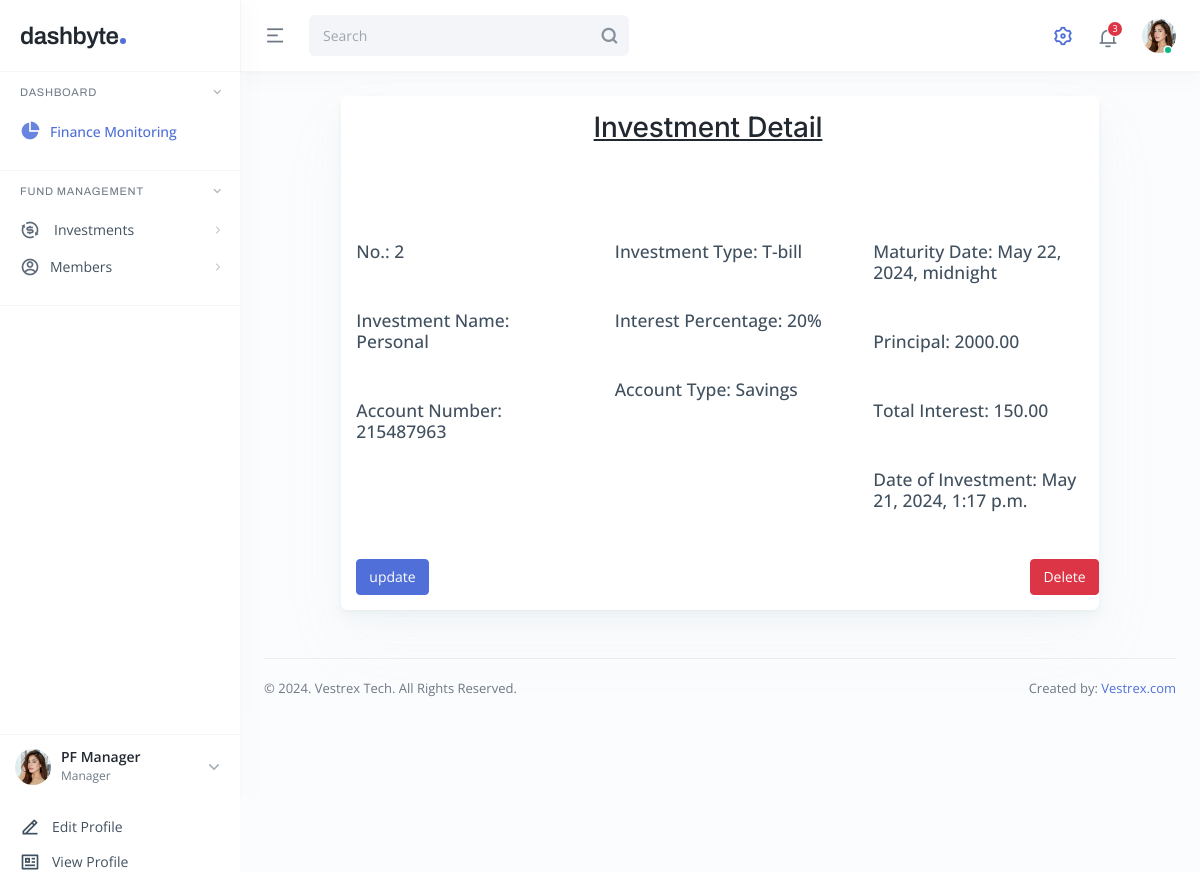
The app's page /fund/investmentDetail/2/, older data.
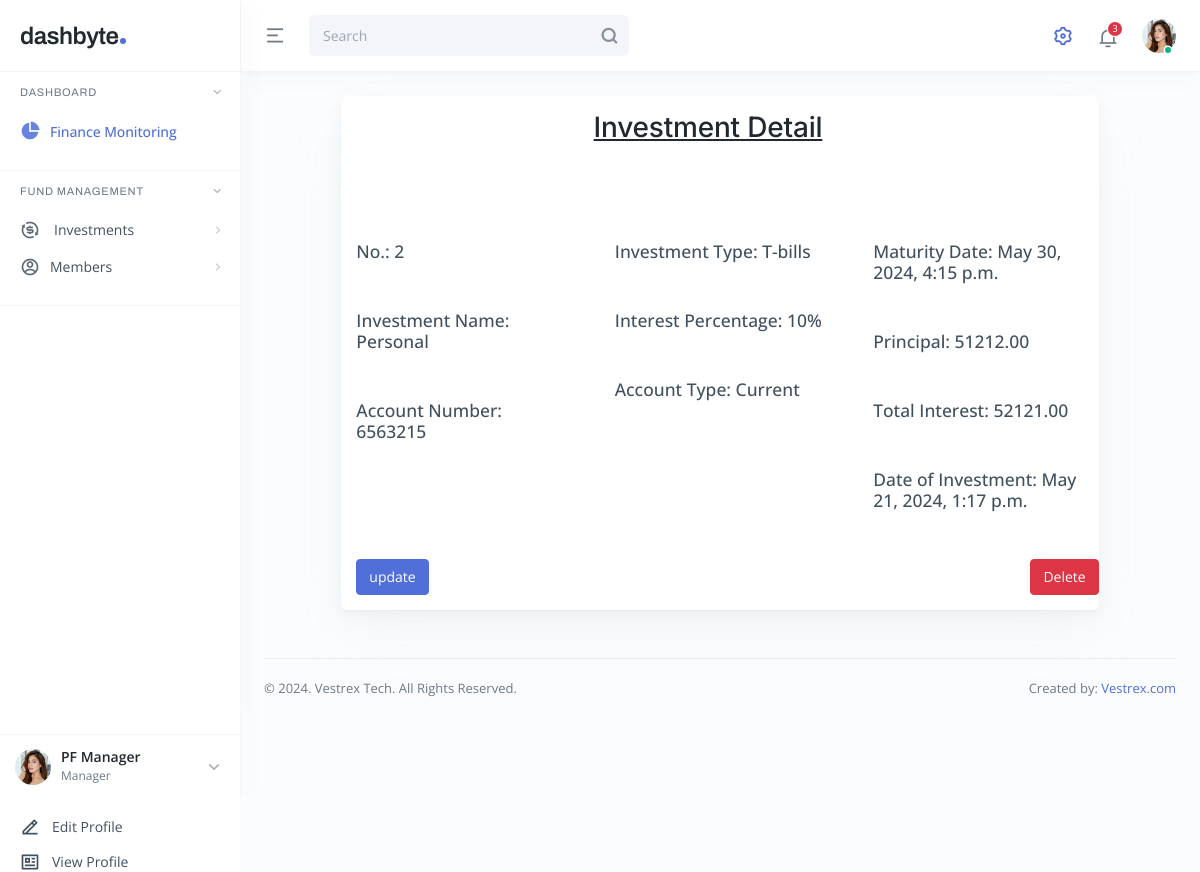
The same page, newer data.
### Fund/models.py (models this page shows, shortened)
class InvestmentDetail(models.Model):
    investment_type = models.CharField(max_length=50)
    account_type = models.CharField(max_length=50)
    account_name = models.CharField(max_length=50)
    account_number = models.IntegerField(unique=True)
    principal_amount = models.DecimalField(decimal_places=2, max_digits=10)
    interest_percentage = models.IntegerField()
    interest_amount = models.DecimalField(decimal_places=2, max_digits=10)
    interest_start_date = models.DateTimeField()
    interest_end_date = models.DateTimeField()
    created_date = models.DateTimeField(auto_now_add=True)
    updated_date = models.DateTimeField(auto_now=True)

### Fund/views.py (the view)
# urls.py: path('investmentDetail/<int:pk>/', views.InvestmentDetailView.as_view(), name='investment_detail'),
class InvestmentDetailView(DetailView):
    model = InvestmentDetail
    template_name = 'dashboard/investment_details.html'
    context_object_name = 'investment_detail'

### Fund/templates/dashboard/investment_details.html
{% extends 'dashboard/base.html' %}
{% block content %}
<div class="main main-app p-4 p-lg-4">
    <div class="row g-3 justify-content-center">
        <div class="col-md-12 col-xl-10">
          <div class="card card-one">
            <div class="card-body">
                <div class="row g-5">
                    <div class="row card-value text-center">
                        <h2 class="mb-5 mt-5 text-decoration-underline">
                            Investment Detail
                        </h2>
                    </div>
                    <div class="col-md-4">
                        <p class="mb-5 h5">No.: {{ investment_detail.id }}</p>
                        <p class="mb-5 h5">Investment Name: {{ investment_detail.account_name }}</p>
                        <p class="mb-5 h5">Account Number: {{ investment_detail.account_number }}</p>
                    </div>
                    <div class="col-md-4">
                        <p class="mb-5 h5">Investment Type: {{ investment_detail.investment_type }}</p>
                        <p class="mb-5 h5">Interest Percentage: {{ investment_detail.interest_percentage }}%</p>
                        <p class="mb-5 h5">Account Type: {{ investment_detail.account_type }}</p>
                    </div>
                    <div class="col-md-4">
                        <p class="mb-5 h5">Maturity Date: {{ investment_detail.interest_end_date }}</p>
                        <p class="mb-5 h5">Principal: {{ investment_detail.principal_amount }}</p>
                        <p class="mb-5 h5">Total Interest: {{ investment_detail.interest_amount }}</p>
                        <p class="mb-5 h5">Date of Investment: {{ investment_detail.created_date }}</p>
                    </div>
                </div>
                <div class="row g-2 d-flex justify-content-between">
                    <div class="col-1">
                        <a class="btn btn-primary" href="{% url 'investment_update' investment_detail.pk %}">update</a>
                    </div>
                    <div class="col-1 justify-content-end">
                        <a class="btn btn-danger" href="{% url 'delete_investment' investment_detail.pk %}">Delete</a>
                    </div>
                </div>
            </div>
          </div>
    </div>
</div>
{% endblock %}

Row changes from the older to the newer data that the page shows:
changed InvestmentDetail "Personal": account_number "215487963" → "6563215"; investment_type "T-bill" → "T-bills"; interest_percentage "20" → "10"; account_type "Savings" → "Current"; interest_end_date "May 22, 2024, midnight" → "May 30, 2024, 4:15 p.m."; principal_amount "2000.00" → "51212.00"; interest_amount "150.00" → "52121.00"
